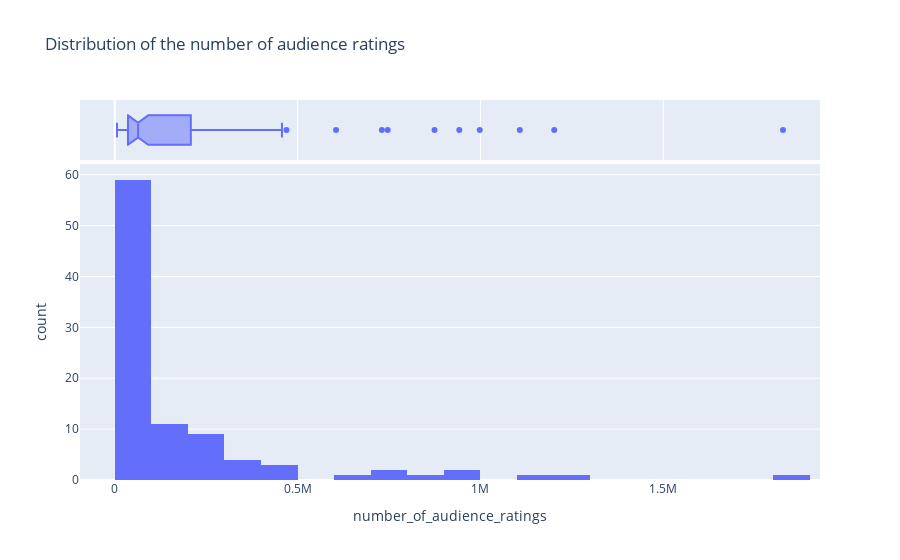

The notebook cell saved with this chart:
### Code cell
fig=px.histogram(df, x='number_of_audience_ratings',title='Distribution of the number of audience ratings',marginal='box')
fig.show()

### Figure 1 — Plotly figure (JSON) as saved in the notebook; plotly's stock layout.template omitted (floating-point values rounded to 4 significant figures)
{"data": [{"alignmentgroup": "True", "bingroup": "x", "hovertemplate": "number_of_audience_ratings=%{x}<br>count=%{y}<extra></extra>", "legendgroup": "", "marker": {"color": "#636efa", "pattern": {"shape": ""}}, "name": "", "offsetgroup": "", "orientation": "v", "showlegend": false, "type": "histogram", "x": [103672, 23647, 33584, 44564, 17768, 355952, 41140, 89669, 10481, 35778, 57268, 62018, 149458, 39026, 54761, 30867, 25065, 469510, 138789, 38368, 457186, 284606, 207373, 78740, 48114, 18709, 50067, 33723, 88478, 24471, 45763, 157274, 208215, 53555, 63837, 730433, 409574, 292794, 23954, 301261, 389431, 37738, 133558, 33106, 942217, 13893, 149772, 11490, 67325, 86540, 123937, 48189, 29827, 39736, 41956, 24322, 78793, 47463, 51664, 6128, 46810, 278682, 238259, 18655, 62895, 72669, 60533, 90049, 137643, 372497, 68142, 746458, 222789, 52783, 258405, 37024, 14267, 23391, 27163, 8529, 1827436, 238420, 92856, 53081, 874425, 139795, 1107731, 998186, 605098, 25627, 1201878, 101454, 8536, 112955, 98633], "xaxis": "x", "yaxis": "y"}, {"alignmentgroup": "True", "hovertemplate": "number_of_audience_ratings=%{x}<extra></extra>", "legendgroup": "", "marker": {"color": "#636efa"}, "name": "", "notched": true, "offsetgroup": "", "showlegend": false, "type": "box", "x": [103672, 23647, 33584, 44564, 17768, 355952, 41140, 89669, 10481, 35778, 57268, 62018, 149458, 39026, 54761, 30867, 25065, 469510, 138789, 38368, 457186, 284606, 207373, 78740, 48114, 18709, 50067, 33723, 88478, 24471, 45763, 157274, 208215, 53555, 63837, 730433, 409574, 292794, 23954, 301261, 389431, 37738, 133558, 33106, 942217, 13893, 149772, 11490, 67325, 86540, 123937, 48189, 29827, 39736, 41956, 24322, 78793, 47463, 51664, 6128, 46810, 278682, 238259, 18655, 62895, 72669, 60533, 90049, 137643, 372497, 68142, 746458, 222789, 52783, 258405, 37024, 14267, 23391, 27163, 8529, 1827436, 238420, 92856, 53081, 874425, 139795, 1107731, 998186, 605098, 25627, 1201878, 101454, 8536, 112955, 98633], "xaxis": "x2", "yaxis": "y2"}], "layout": {"barmode": "relative", "legend": {"tracegroupgap": 0}, "title": {"text": "Distribution of the number of audience ratings"}, "xaxis": {"anchor": "y", "domain": [0, 1], "title": {"text": "number_of_audience_ratings"}}, "xaxis2": {"anchor": "y2", "domain": [0, 1], "matches": "x", "showgrid": true, "showticklabels": false}, "yaxis": {"anchor": "x", "domain": [0, 0.8316], "title": {"text": "count"}}, "yaxis2": {"anchor": "x2", "domain": [0.8416, 1], "matches": "y2", "showgrid": false, "showline": false, "showticklabels": false, "ticks": ""}}}
